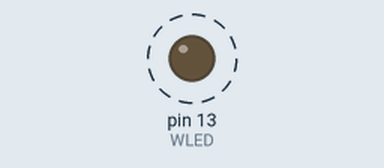
Recording of a sketch running on a simulated Arduino Uno, built with avr-gcc and run on an emulated ATmega328P. On the bench: output pins drawn as LEDs (lit = HIGH). Dashed ring = blinking. What the sketch prints to the serial monitor is not drawn.

Above: at 0.5 s.
Timing chart, 0 to 4.6 s (numbered marks = the images above):
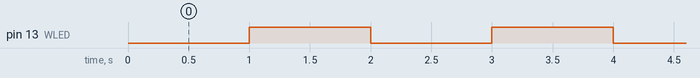

Measured:
- by itself, pin 13 (WLED): alternates HIGH for 1.0 s and LOW for 1.0 s

The sketch:

main.c_Kaitlyn_W..ino
```cpp
#include "Arduino.h"
#define WLED	13

void setup()
 {
  pinMode(WLED, OUTPUT);
  Serial.begin(9600);
}

void loop()
{
    analogWrite(WLED, 0);
    Serial.print("x");
    delay(1000);
    analogWrite(WLED, 255);
    Serial.print("o");
    delay(1000);
}
```
